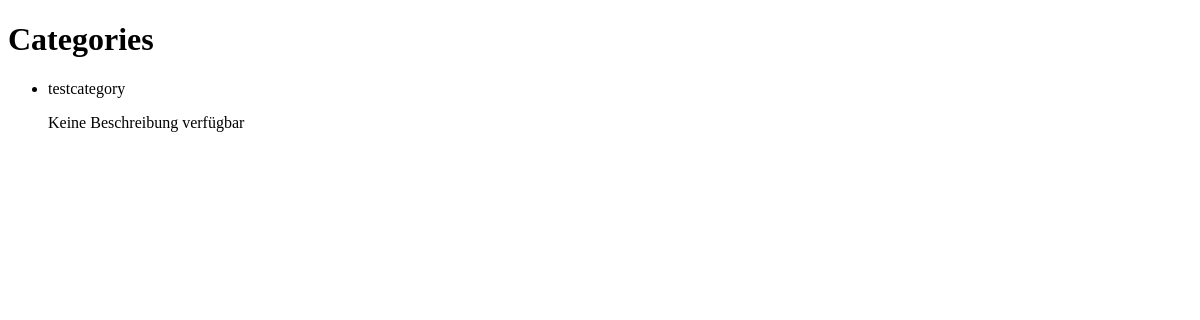
The page /user/categories/ on the database as committed earlier.
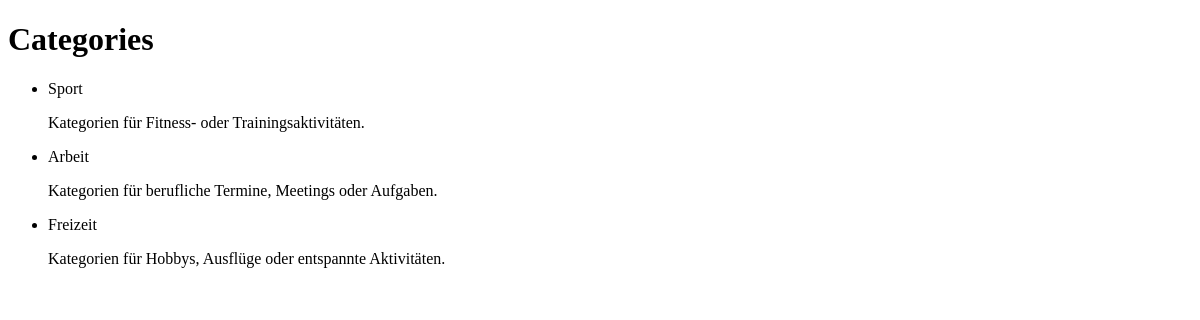
The same page on the database as committed later.
### studyplanner/models.py (models this page shows)
class Category(models.Model):
    CATEGORY_CHOICES = [
        ('STUDIUM', 'Studium'),
        ('ARBEIT', 'Arbeit'),
        ('SPORT', 'Sport'),
        ('FAMILIE', 'Familie'),
        ('FREIZEIT', 'Freizeit'),
    ]
    CATEGORY_DESCRIPTIONS = {
        'STUDIUM': 'Kategorien für Vorlesungen, Prüfungen oder Studienprojekte.',
        'ARBEIT': 'Kategorien für berufliche Termine, Meetings oder Aufgaben.',
        'SPORT': 'Kategorien für Fitness- oder Trainingsaktivitäten.',
        'FAMILIE': 'Kategorien für private Termine oder Familienzeit.',
        'FREIZEIT': 'Kategorien für Hobbys, Ausflüge oder entspannte Aktivitäten.',
    }
    name = models.CharField(max_length=100, choices=CATEGORY_CHOICES)
    def get_description(self):
        return self.CATEGORY_DESCRIPTIONS.get(self.name, 'Keine Beschreibung verfügbar')

### studyplanner/views.py (the view)
# urls.py: path('user/categories/', views.categories_by_user, name='categories_by_user'),
def categories_by_user(request):
    categories = Category.objects.all()
    return render(request, 'categories_by_user.html', {'categories': categories})

### studyplanner/templates/categories_by_user.html (shortened to what this page needs)
<!DOCTYPE html>
<html lang="en">
<head>
</head>
<body>
    <h1>Categories</h1>
    <ul>
        {% for category in categories %}
            <li>
                {{ category.get_name_display }}
                <p>{{ category.get_description }}</p>
            </li>
        {% empty %}
            <li>No categories found.</li>
        {% endfor %}
    </ul>
</body>
</html>

Rows that differ between the two databases and show on the page:
changed Category: name "testcategory" → "Sport"; get_description "Keine Beschreibung verfügbar" → "Kategorien für Fitness- oder Trainingsaktivitäten."
added Category: name "Arbeit", get_description "Kategorien für berufliche Termine, Meetings oder Aufgaben."
added Category: name "Freizeit", get_description "Kategorien für Hobbys, Ausflüge oder entspannte Aktivitäten."
